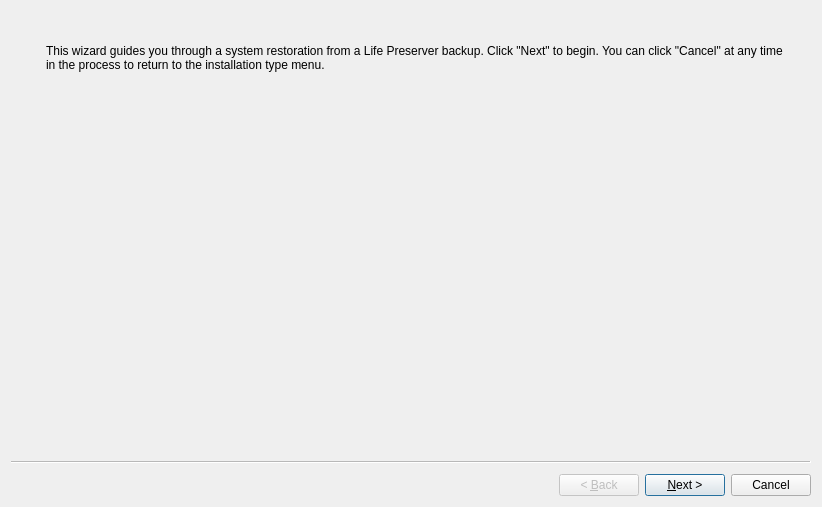
<?xml version="1.0" encoding="UTF-8"?>
<ui version="4.0">
 <class>wizardRestore</class>
 <widget class="QWizard" name="wizardRestore">
  <property name="geometry">
   <rect>
    <x>0</x>
    <y>0</y>
    <width>822</width>
    <height>507</height>
   </rect>
  </property>
  <property name="windowTitle">
   <string notr="true">Restore Wizard</string>
  </property>
  <property name="windowIcon">
   <iconset resource="sysinstaller.qrc">
    <normaloff>:/modules/images/lifepreserver.png</normaloff>:/modules/images/lifepreserver.png</iconset>
  </property>
  <property name="wizardStyle">
   <enum>QWizard::ClassicStyle</enum>
  </property>
  <widget class="QWizardPage" name="Page_Intro">
   <layout class="QGridLayout" name="gridLayout">
    <item row="0" column="0" rowspan="3">
     <layout class="QVBoxLayout" name="verticalLayout_3">
      <item>
       <widget class="QLabel" name="label_2">
        <property name="sizePolicy">
         <sizepolicy hsizetype="Fixed" vsizetype="Fixed">
          <horstretch>0</horstretch>
          <verstretch>0</verstretch>
         </sizepolicy>
        </property>
        <property name="maximumSize">
         <size>
          <width>55</width>
          <height>55</height>
         </size>
        </property>
        <property name="text">
         <string/>
        </property>
        <property name="pixmap">
         <pixmap resource="sysinstaller.qrc">:/modules/images/lifepreserver.png</pixmap>
        </property>
        <property name="scaledContents">
         <bool>true</bool>
        </property>
        <property name="alignment">
         <set>Qt::AlignCenter</set>
        </property>
       </widget>
      </item>
      <item>
       <spacer name="verticalSpacer_10">
        <property name="orientation">
         <enum>Qt::Vertical</enum>
        </property>
        <property name="sizeHint" stdset="0">
         <size>
          <width>20</width>
          <height>40</height>
         </size>
        </property>
       </spacer>
      </item>
     </layout>
    </item>
    <item row="0" column="1">
     <spacer name="verticalSpacer">
      <property name="orientation">
       <enum>Qt::Vertical</enum>
      </property>
      <property name="sizeType">
       <enum>QSizePolicy::Fixed</enum>
      </property>
      <property name="sizeHint" stdset="0">
       <size>
        <width>258</width>
        <height>18</height>
       </size>
      </property>
     </spacer>
    </item>
    <item row="1" column="1">
     <widget class="QLabel" name="label">
      <property name="sizePolicy">
       <sizepolicy hsizetype="MinimumExpanding" vsizetype="Preferred">
        <horstretch>0</horstretch>
        <verstretch>0</verstretch>
       </sizepolicy>
      </property>
      <property name="text">
       <string>This wizard guides you through a system restoration from a Life Preserver backup. Click &quot;Next&quot; to begin. You can click &quot;Cancel&quot; at any time in the process to return to the installation type menu.</string>
      </property>
      <property name="wordWrap">
       <bool>true</bool>
      </property>
     </widget>
    </item>
    <item row="1" column="2" rowspan="2">
     <spacer name="horizontalSpacer_2">
      <property name="orientation">
       <enum>Qt::Horizontal</enum>
      </property>
      <property name="sizeType">
       <enum>QSizePolicy::Fixed</enum>
      </property>
      <property name="sizeHint" stdset="0">
       <size>
        <width>18</width>
        <height>178</height>
       </size>
      </property>
     </spacer>
    </item>
    <item row="2" column="1">
     <spacer name="verticalSpacer_2">
      <property name="orientation">
       <enum>Qt::Vertical</enum>
      </property>
      <property name="sizeType">
       <enum>QSizePolicy::MinimumExpanding</enum>
      </property>
      <property name="sizeHint" stdset="0">
       <size>
        <width>228</width>
        <height>163</height>
       </size>
      </property>
     </spacer>
    </item>
   </layout>
  </widget>
  <widget class="QWizardPage" name="Page_Host">
   <layout class="QGridLayout" name="gridLayout_11">
    <item row="0" column="0" rowspan="4">
     <layout class="QVBoxLayout" name="verticalLayout_2">
      <item>
       <widget class="QLabel" name="label_13">
        <property name="sizePolicy">
         <sizepolicy hsizetype="Fixed" vsizetype="Fixed">
          <horstretch>0</horstretch>
          <verstretch>0</verstretch>
         </sizepolicy>
        </property>
        <property name="maximumSize">
         <size>
          <width>55</width>
          <height>55</height>
         </size>
        </property>
        <property name="text">
         <string/>
        </property>
        <property name="pixmap">
         <pixmap resource="sysinstaller.qrc">:/modules/images/network.png</pixmap>
        </property>
        <property name="scaledContents">
         <bool>true</bool>
        </property>
       </widget>
      </item>
      <item>
       <spacer name="verticalSpacer_9">
        <property name="orientation">
         <enum>Qt::Vertical</enum>
        </property>
        <property name="sizeHint" stdset="0">
         <size>
          <width>20</width>
          <height>118</height>
         </size>
        </property>
       </spacer>
      </item>
     </layout>
    </item>
    <item row="0" column="1">
     <spacer name="verticalSpacer_5">
      <property name="orientation">
       <enum>Qt::Vertical</enum>
      </property>
      <property name="sizeType">
       <enum>QSizePolicy::Fixed</enum>
      </property>
      <property name="sizeHint" stdset="0">
       <size>
        <width>268</width>
        <height>18</height>
       </size>
      </property>
     </spacer>
    </item>
    <item row="1" column="1">
     <widget class="QLabel" name="label_3">
      <property name="text">
       <string>Select the type of backup to use for a system restoration.</string>
      </property>
      <property name="wordWrap">
       <bool>true</bool>
      </property>
     </widget>
    </item>
    <item row="2" column="1">
     <spacer name="verticalSpacer_3">
      <property name="orientation">
       <enum>Qt::Vertical</enum>
      </property>
      <property name="sizeType">
       <enum>QSizePolicy::Fixed</enum>
      </property>
      <property name="sizeHint" stdset="0">
       <size>
        <width>288</width>
        <height>17</height>
       </size>
      </property>
     </spacer>
    </item>
    <item row="3" column="1">
     <widget class="QTabWidget" name="tabRestore">
      <property name="currentIndex">
       <number>0</number>
      </property>
      <widget class="QWidget" name="sshTab">
       <attribute name="title">
        <string>SSH Restore</string>
       </attribute>
       <layout class="QGridLayout" name="gridLayout_2">
        <item row="0" column="0">
         <widget class="QGroupBox" name="groupReplicate">
          <property name="title">
           <string>Backup Server</string>
          </property>
          <property name="checkable">
           <bool>false</bool>
          </property>
          <property name="checked">
           <bool>false</bool>
          </property>
          <layout class="QGridLayout" name="gridLayout_9">
           <item row="0" column="0">
            <layout class="QHBoxLayout" name="horizontalLayout_8">
             <item>
              <widget class="QLabel" name="label_22">
               <property name="text">
                <string>Host Name</string>
               </property>
              </widget>
             </item>
             <item>
              <widget class="QLineEdit" name="lineHostName"/>
             </item>
            </layout>
           </item>
           <item row="1" column="0">
            <layout class="QHBoxLayout" name="horizontalLayout_7">
             <item>
              <widget class="QLabel" name="label_23">
               <property name="text">
                <string>User Name</string>
               </property>
              </widget>
             </item>
             <item>
              <widget class="QLineEdit" name="lineUserName"/>
             </item>
            </layout>
           </item>
           <item row="2" column="0">
            <layout class="QHBoxLayout" name="horizontalLayout_4">
             <item>
              <widget class="QLabel" name="label_4">
               <property name="sizePolicy">
                <sizepolicy hsizetype="Maximum" vsizetype="Preferred">
                 <horstretch>0</horstretch>
                 <verstretch>0</verstretch>
                </sizepolicy>
               </property>
               <property name="text">
                <string>SSH Port</string>
               </property>
              </widget>
             </item>
             <item>
              <spacer name="horizontalSpacer_3">
               <property name="orientation">
                <enum>Qt::Horizontal</enum>
               </property>
               <property name="sizeType">
                <enum>QSizePolicy::Fixed</enum>
               </property>
               <property name="sizeHint" stdset="0">
                <size>
                 <width>40</width>
                 <height>20</height>
                </size>
               </property>
              </spacer>
             </item>
             <item>
              <widget class="QSpinBox" name="spinPort">
               <property name="maximum">
                <number>999999</number>
               </property>
               <property name="value">
                <number>22</number>
               </property>
              </widget>
             </item>
             <item>
              <spacer name="horizontalSpacer_4">
               <property name="orientation">
                <enum>Qt::Horizontal</enum>
               </property>
               <property name="sizeHint" stdset="0">
                <size>
                 <width>40</width>
                 <height>20</height>
                </size>
               </property>
              </spacer>
             </item>
            </layout>
           </item>
          </layout>
         </widget>
        </item>
       </layout>
      </widget>
     </widget>
    </item>
    <item row="3" column="2">
     <spacer name="horizontalSpacer_6">
      <property name="orientation">
       <enum>Qt::Horizontal</enum>
      </property>
      <property name="sizeType">
       <enum>QSizePolicy::Fixed</enum>
      </property>
      <property name="sizeHint" stdset="0">
       <size>
        <width>18</width>
        <height>198</height>
       </size>
      </property>
     </spacer>
    </item>
    <item row="4" column="1">
     <spacer name="verticalSpacer_4">
      <property name="orientation">
       <enum>Qt::Vertical</enum>
      </property>
      <property name="sizeHint" stdset="0">
       <size>
        <width>218</width>
        <height>97</height>
       </size>
      </property>
     </spacer>
    </item>
   </layout>
  </widget>
  <widget class="QWizardPage" name="Page_Auth">
   <layout class="QGridLayout" name="gridLayout_4">
    <item row="0" column="0" rowspan="4">
     <layout class="QVBoxLayout" name="verticalLayout">
      <item>
       <widget class="QLabel" name="label_12">
        <property name="sizePolicy">
         <sizepolicy hsizetype="Fixed" vsizetype="Fixed">
          <horstretch>0</horstretch>
          <verstretch>0</verstretch>
         </sizepolicy>
        </property>
        <property name="maximumSize">
         <size>
          <width>55</width>
          <height>55</height>
         </size>
        </property>
        <property name="text">
         <string/>
        </property>
        <property name="pixmap">
         <pixmap resource="sysinstaller.qrc">:/modules/images/add_user.png</pixmap>
        </property>
        <property name="scaledContents">
         <bool>true</bool>
        </property>
       </widget>
      </item>
      <item>
       <spacer name="verticalSpacer_7">
        <property name="orientation">
         <enum>Qt::Vertical</enum>
        </property>
        <property name="sizeHint" stdset="0">
         <size>
          <width>20</width>
          <height>78</height>
         </size>
        </property>
       </spacer>
      </item>
     </layout>
    </item>
    <item row="0" column="1" colspan="2">
     <spacer name="verticalSpacer_6">
      <property name="orientation">
       <enum>Qt::Vertical</enum>
      </property>
      <property name="sizeType">
       <enum>QSizePolicy::Fixed</enum>
      </property>
      <property name="sizeHint" stdset="0">
       <size>
        <width>326</width>
        <height>18</height>
       </size>
      </property>
     </spacer>
    </item>
    <item row="1" column="1" colspan="3">
     <widget class="QLabel" name="label_6">
      <property name="text">
       <string>If you saved your Life-Preserver key onto a USB drive, insert it now and select USB key, otherwise you may wish to use password authentication.</string>
      </property>
      <property name="wordWrap">
       <bool>true</bool>
      </property>
     </widget>
    </item>
    <item row="2" column="1">
     <spacer name="verticalSpacer_11">
      <property name="orientation">
       <enum>Qt::Vertical</enum>
      </property>
      <property name="sizeType">
       <enum>QSizePolicy::Fixed</enum>
      </property>
      <property name="sizeHint" stdset="0">
       <size>
        <width>20</width>
        <height>17</height>
       </size>
      </property>
     </spacer>
    </item>
    <item row="3" column="1" colspan="2">
     <widget class="QGroupBox" name="groupBox">
      <property name="title">
       <string>Server Authentication</string>
      </property>
      <layout class="QGridLayout" name="gridLayout_3">
       <item row="0" column="0">
        <widget class="QRadioButton" name="radioUSBAuth">
         <property name="text">
          <string>Use USB key</string>
         </property>
         <property name="checked">
          <bool>true</bool>
         </property>
        </widget>
       </item>
       <item row="1" column="0">
        <widget class="QRadioButton" name="radioPasswordAuth">
         <property name="text">
          <string>Use password authentication</string>
         </property>
        </widget>
       </item>
      </layout>
     </widget>
    </item>
    <item row="3" column="3">
     <spacer name="horizontalSpacer_7">
      <property name="orientation">
       <enum>Qt::Horizontal</enum>
      </property>
      <property name="sizeType">
       <enum>QSizePolicy::Fixed</enum>
      </property>
      <property name="sizeHint" stdset="0">
       <size>
        <width>18</width>
        <height>128</height>
       </size>
      </property>
     </spacer>
    </item>
    <item row="4" column="2">
     <spacer name="verticalSpacer_8">
      <property name="orientation">
       <enum>Qt::Vertical</enum>
      </property>
      <property name="sizeHint" stdset="0">
       <size>
        <width>299</width>
        <height>17</height>
       </size>
      </property>
     </spacer>
    </item>
   </layout>
  </widget>
  <widget class="QWizardPage" name="Page_System">
   <layout class="QGridLayout" name="gridLayout_6">
    <item row="0" column="1">
     <spacer name="verticalSpacer_13">
      <property name="orientation">
       <enum>Qt::Vertical</enum>
      </property>
      <property name="sizeType">
       <enum>QSizePolicy::Fixed</enum>
      </property>
      <property name="sizeHint" stdset="0">
       <size>
        <width>299</width>
        <height>18</height>
       </size>
      </property>
     </spacer>
    </item>
    <item row="1" column="1">
     <widget class="QLabel" name="label_15">
      <property name="text">
       <string>The following systems are backed up on this server, select the one you wish to restore. </string>
      </property>
      <property name="wordWrap">
       <bool>true</bool>
      </property>
     </widget>
    </item>
    <item row="1" column="2" rowspan="5">
     <spacer name="horizontalSpacer">
      <property name="orientation">
       <enum>Qt::Horizontal</enum>
      </property>
      <property name="sizeType">
       <enum>QSizePolicy::Fixed</enum>
      </property>
      <property name="sizeHint" stdset="0">
       <size>
        <width>18</width>
        <height>197</height>
       </size>
      </property>
     </spacer>
    </item>
    <item row="2" column="1">
     <spacer name="verticalSpacer_14">
      <property name="orientation">
       <enum>Qt::Vertical</enum>
      </property>
      <property name="sizeType">
       <enum>QSizePolicy::Fixed</enum>
      </property>
      <property name="sizeHint" stdset="0">
       <size>
        <width>299</width>
        <height>13</height>
       </size>
      </property>
     </spacer>
    </item>
    <item row="3" column="1">
     <widget class="QGroupBox" name="groupBox_2">
      <property name="title">
       <string>Restore System Selection</string>
      </property>
      <layout class="QGridLayout" name="gridLayout_5">
       <item row="0" column="0">
        <widget class="QComboBox" name="comboBoxRestoreSystem"/>
       </item>
       <item row="0" column="1">
        <spacer name="horizontalSpacer_9">
         <property name="orientation">
          <enum>Qt::Horizontal</enum>
         </property>
         <property name="sizeHint" stdset="0">
          <size>
           <width>40</width>
           <height>20</height>
          </size>
         </property>
        </spacer>
       </item>
      </layout>
     </widget>
    </item>
    <item row="4" column="1">
     <spacer name="verticalSpacer_16">
      <property name="orientation">
       <enum>Qt::Vertical</enum>
      </property>
      <property name="sizeHint" stdset="0">
       <size>
        <width>20</width>
        <height>40</height>
       </size>
      </property>
     </spacer>
    </item>
    <item row="5" column="1">
     <spacer name="verticalSpacer_15">
      <property name="orientation">
       <enum>Qt::Vertical</enum>
      </property>
      <property name="sizeHint" stdset="0">
       <size>
        <width>299</width>
        <height>40</height>
       </size>
      </property>
     </spacer>
    </item>
    <item row="0" column="0" rowspan="6">
     <layout class="QVBoxLayout" name="verticalLayout_4">
      <item>
       <widget class="QLabel" name="label_14">
        <property name="sizePolicy">
         <sizepolicy hsizetype="Fixed" vsizetype="Fixed">
          <horstretch>0</horstretch>
          <verstretch>0</verstretch>
         </sizepolicy>
        </property>
        <property name="maximumSize">
         <size>
          <width>55</width>
          <height>55</height>
         </size>
        </property>
        <property name="text">
         <string/>
        </property>
        <property name="pixmap">
         <pixmap resource="sysinstaller.qrc">:/modules/images/systemsettings.png</pixmap>
        </property>
        <property name="scaledContents">
         <bool>true</bool>
        </property>
       </widget>
      </item>
      <item>
       <spacer name="verticalSpacer_12">
        <property name="orientation">
         <enum>Qt::Vertical</enum>
        </property>
        <property name="sizeHint" stdset="0">
         <size>
          <width>20</width>
          <height>78</height>
         </size>
        </property>
       </spacer>
      </item>
     </layout>
    </item>
   </layout>
  </widget>
  <widget class="QWizardPage" name="Page_Finish">
   <layout class="QGridLayout" name="gridLayout_7">
    <item row="3" column="1">
     <widget class="QGroupBox" name="groupBox_3">
      <property name="title">
       <string>Restore Summary</string>
      </property>
      <layout class="QGridLayout" name="gridLayout_8">
       <item row="0" column="0">
        <widget class="QPlainTextEdit" name="plainTextEditSummary">
         <property name="readOnly">
          <bool>true</bool>
         </property>
        </widget>
       </item>
      </layout>
     </widget>
    </item>
    <item row="0" column="0" rowspan="6">
     <layout class="QVBoxLayout" name="verticalLayout_5">
      <item>
       <widget class="QLabel" name="label_17">
        <property name="sizePolicy">
         <sizepolicy hsizetype="Fixed" vsizetype="Fixed">
          <horstretch>0</horstretch>
          <verstretch>0</verstretch>
         </sizepolicy>
        </property>
        <property name="maximumSize">
         <size>
          <width>55</width>
          <height>55</height>
         </size>
        </property>
        <property name="text">
         <string/>
        </property>
        <property name="pixmap">
         <pixmap resource="sysinstaller.qrc">:/modules/images/systemsettings.png</pixmap>
        </property>
        <property name="scaledContents">
         <bool>true</bool>
        </property>
       </widget>
      </item>
      <item>
       <spacer name="verticalSpacer_17">
        <property name="orientation">
         <enum>Qt::Vertical</enum>
        </property>
        <property name="sizeHint" stdset="0">
         <size>
          <width>20</width>
          <height>78</height>
         </size>
        </property>
       </spacer>
      </item>
     </layout>
    </item>
    <item row="0" column="1">
     <spacer name="verticalSpacer_18">
      <property name="orientation">
       <enum>Qt::Vertical</enum>
      </property>
      <property name="sizeType">
       <enum>QSizePolicy::Fixed</enum>
      </property>
      <property name="sizeHint" stdset="0">
       <size>
        <width>238</width>
        <height>18</height>
       </size>
      </property>
     </spacer>
    </item>
    <item row="1" column="1">
     <widget class="QLabel" name="label_18">
      <property name="sizePolicy">
       <sizepolicy hsizetype="MinimumExpanding" vsizetype="Preferred">
        <horstretch>0</horstretch>
        <verstretch>0</verstretch>
       </sizepolicy>
      </property>
      <property name="text">
       <string>The system is ready to be restored, click Finish to continue.</string>
      </property>
      <property name="wordWrap">
       <bool>true</bool>
      </property>
     </widget>
    </item>
    <item row="1" column="2" rowspan="5">
     <spacer name="horizontalSpacer_5">
      <property name="orientation">
       <enum>Qt::Horizontal</enum>
      </property>
      <property name="sizeType">
       <enum>QSizePolicy::Fixed</enum>
      </property>
      <property name="sizeHint" stdset="0">
       <size>
        <width>18</width>
        <height>197</height>
       </size>
      </property>
     </spacer>
    </item>
    <item row="2" column="1">
     <spacer name="verticalSpacer_19">
      <property name="orientation">
       <enum>Qt::Vertical</enum>
      </property>
      <property name="sizeType">
       <enum>QSizePolicy::Fixed</enum>
      </property>
      <property name="sizeHint" stdset="0">
       <size>
        <width>248</width>
        <height>13</height>
       </size>
      </property>
     </spacer>
    </item>
    <item row="5" column="1">
     <spacer name="verticalSpacer_20">
      <property name="orientation">
       <enum>Qt::Vertical</enum>
      </property>
      <property name="sizeHint" stdset="0">
       <size>
        <width>218</width>
        <height>107</height>
       </size>
      </property>
     </spacer>
    </item>
   </layout>
  </widget>
 </widget>
 <resources>
  <include location="sysinstaller.qrc"/>
 </resources>
 <connections/>
</ui>
